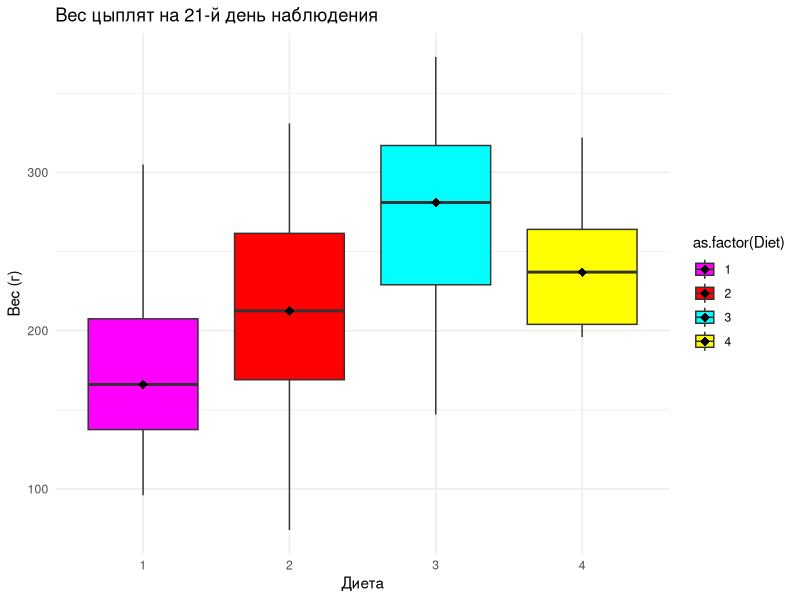

The R script that drew this image:
# ====================Домашнее задание №3.====================
# Вариант 2.

# ### ДЗ часть 1
data(ChickWeight)
library(dplyr)

chick_day21 <- ChickWeight %>% filter(Time == 21)

stats <- chick_day21 %>%
  group_by(Diet) %>%
  summarise(
    Minimum = min(weight),
    Q1 = quantile(weight, 0.25),
    Median = median(weight),
    Q3 = quantile(weight, 0.75),
    Maximum = max(weight)
  )

print(stats)

# ### ДЗ часть 2
library(ggplot2)

ggplot(chick_day21, aes(x = as.factor(Diet), y = weight, fill = as.factor(Diet))) +
  geom_boxplot() +
  stat_summary(fun = median, geom = "point", shape = 18, size = 3, color = "black") +
  scale_fill_manual(values = c("1" = "magenta", "2" = "red", "3" = "cyan", "4" = "yellow")) +
  labs(title = "Вес цыплят на 21-й день наблюдения", y = "Вес (г)", x = "Диета") +
  theme_minimal()
